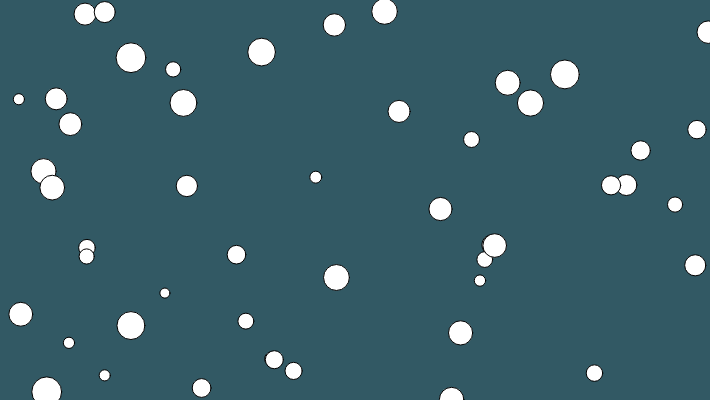
Frame 1 (no input)
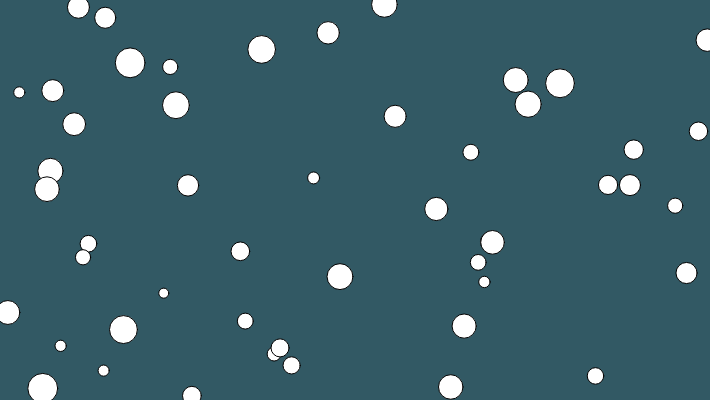
Frame 60 (no input)
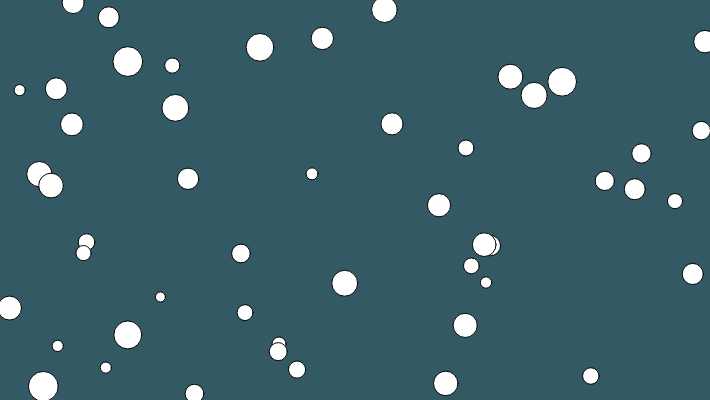
Frame 120 (the mouse pressed at the canvas centre since frame 60)

The p5.js sketch that drew these frames (run headless with seeded random() and noise() and a simulated clock; from frame 60 on, the mouse is pressed at the canvas centre):

// p5.js sketch
// ── sketch.js
let bugs = []; // array of Jitter objects

function setup() {
  createCanvas(710, 400);
  // Create objects
  for (let i = 0; i < 50; i++) {
    bugs.push(new Jitter());
  }
}

function draw() {
  background(50, 89, 100);
  for (let i = 0; i < bugs.length; i++) {
    bugs[i].move();
    bugs[i].display();
  }
}

// Jitter class
class Jitter {
  constructor() {
    this.x = random(width);
    this.y = random(height);
    this.diameter = random(10, 30);
    this.speed = 1;
  }

  move() {
    this.x += random(-this.speed, this.speed);
    this.y += random(-this.speed, this.speed);
  }

  display() {
    ellipse(this.x, this.y, this.diameter, this.diameter);
  }
}
